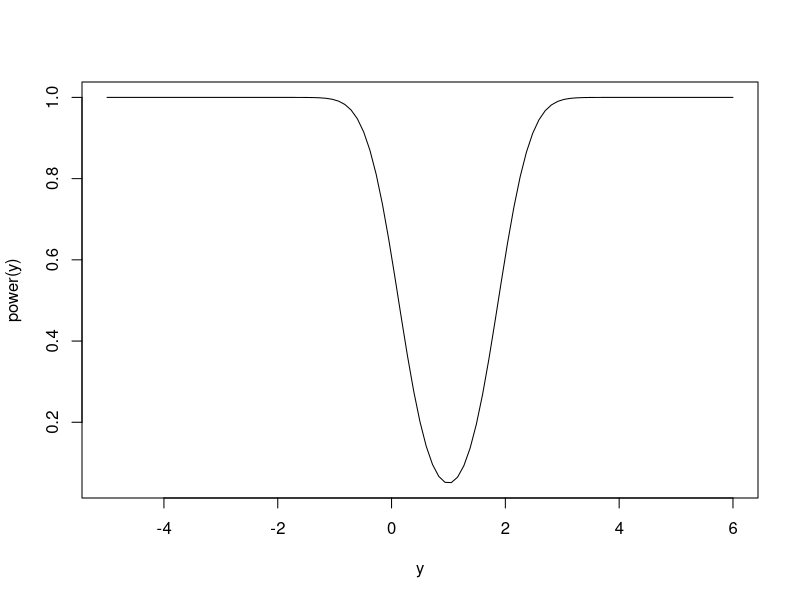
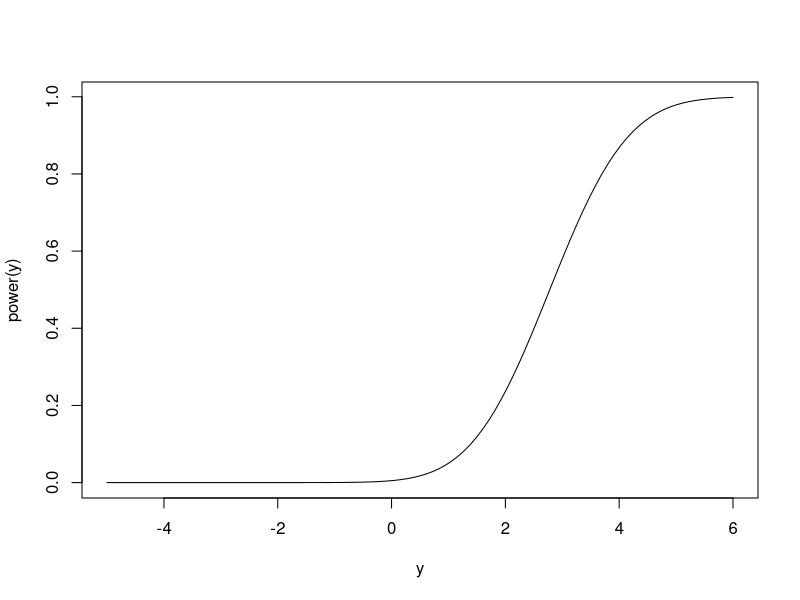
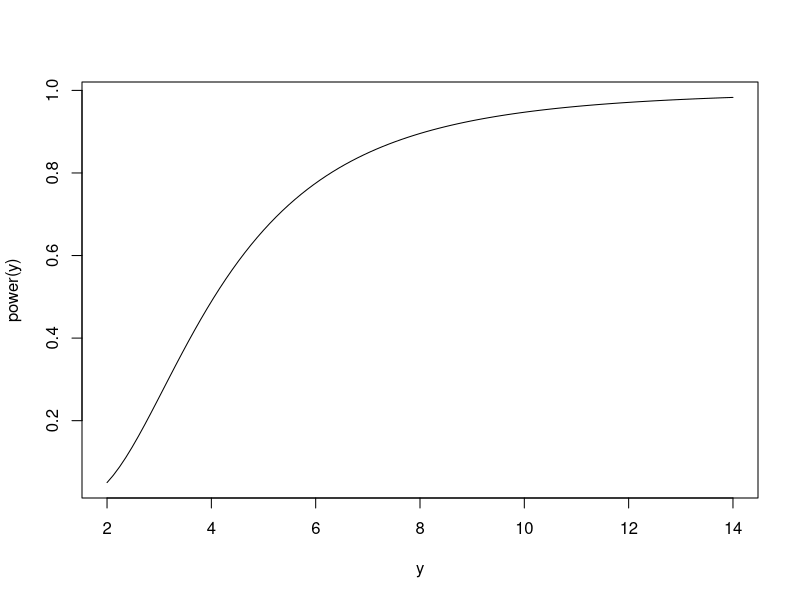
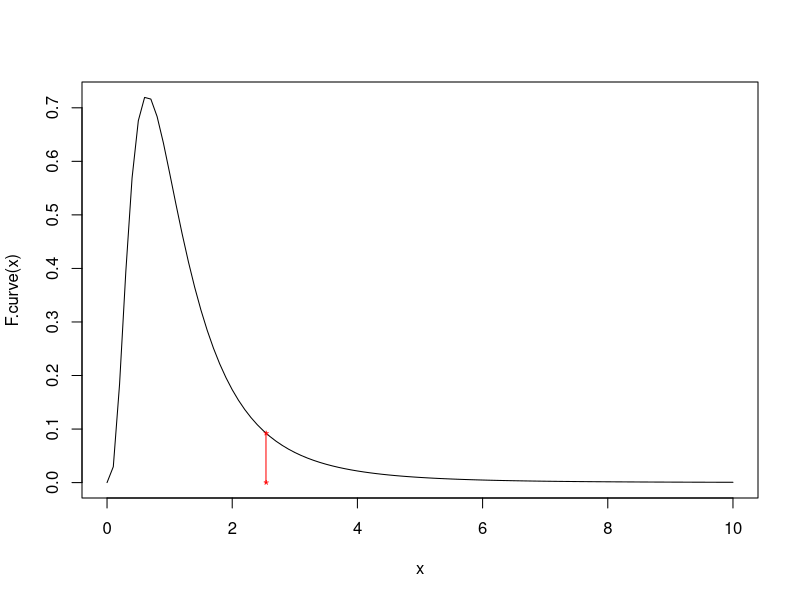
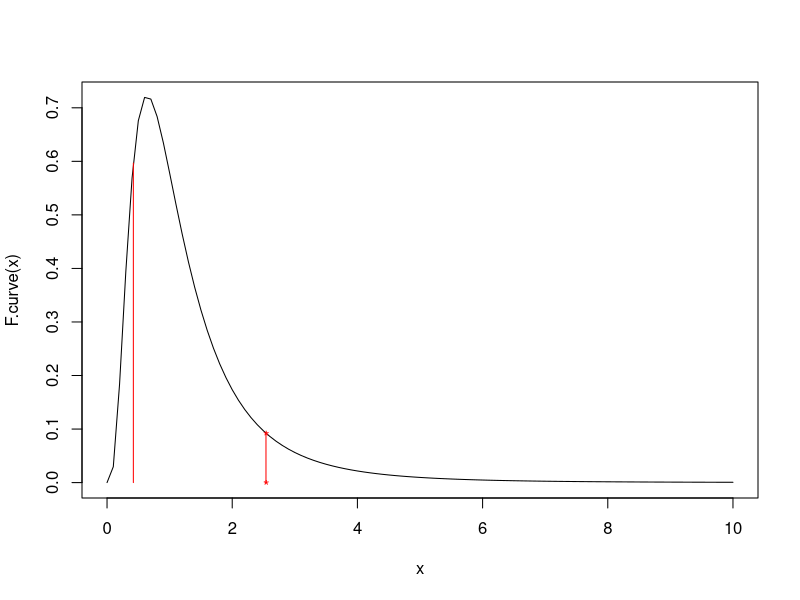
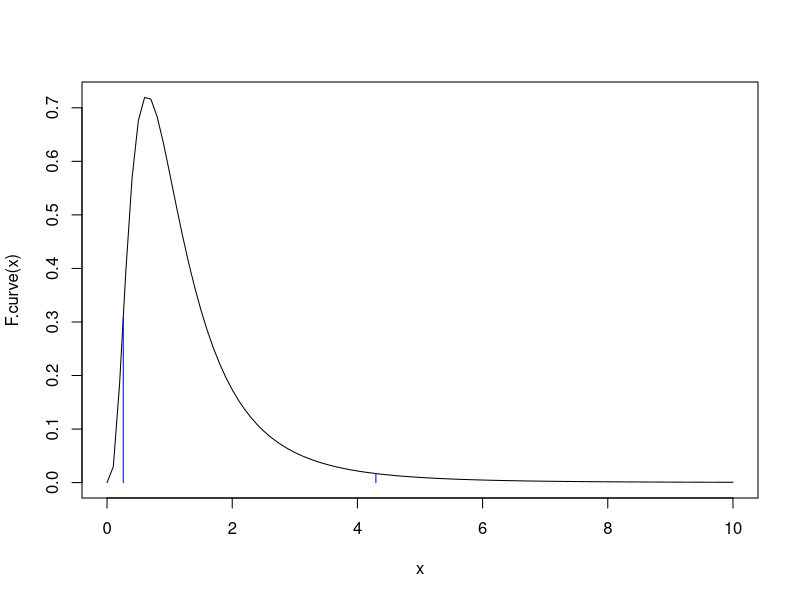
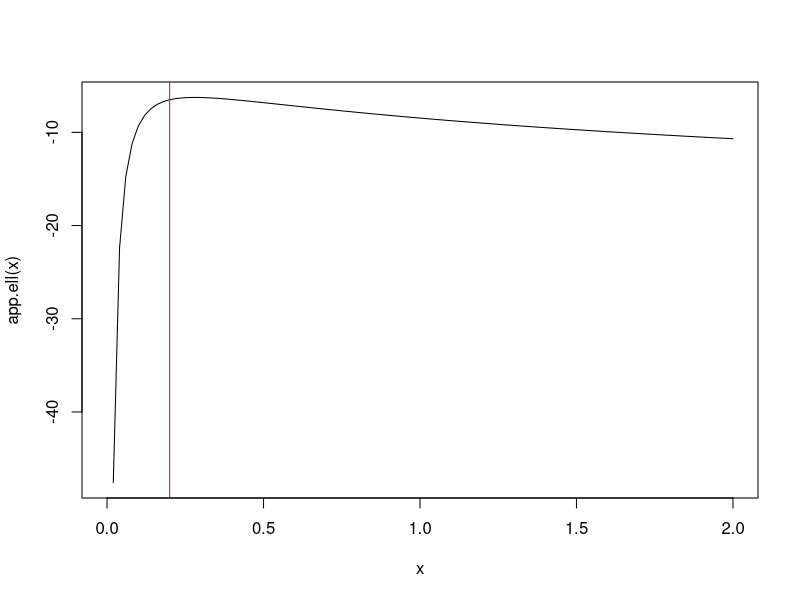

R code for these plots, in order:
## ---- chunk 1
alpha <- 0.05
mu0 <- 1
sigma2 <- 2
n <- 10
power <- function(y) pnorm(qnorm(alpha/2)+(1-y)/sqrt(sigma2/n))+1-pnorm(qnorm(1-alpha/2)+(1-y)/sqrt(sigma2/n))
curve(power, from = -5, to = 6, xlab = 'y', ylab = 'power(y)')  
## ---- chunk 2
alpha <- 0.05
mu0 <- 1
sigma2 <- 2
n <- 10
power <- function(y)  1-pt(qt(1-alpha, n-1), df = n-1, ncp = y - mu0)
curve(power, from = -5, to = 6, xlab = 'y', ylab = 'power(y)')  
## ---- chunk 3
alpha <- 0.05
mu0 <- 1
sigma2 <- 2
n <- 10
power <- function(y)  1-pchisq((2/y)*qchisq(1-alpha, n-1),n-1)
curve(power, from = 2, to = 14, xlab = 'y', ylab = 'power(y)')  
## ---- chunk 4
set.seed(12345)
X <- rnorm(13, 5, 2)
Y <- rnorm(19, 4, 1)
# testing a point null with Delta = 1, alpha = 0.05
t.test(X,Y,alternative = 'two.sided',mu=1,var.equal=FALSE,conf.level = 0.95)
t.test(X,Y,alternative = 'two.sided',mu=1,var.equal=TRUE,conf.level = 0.95)
## ---- chunk 5
(1-pt(0.2346661,17.877))
## ---- chunk 6
x <- c(25.20, 23.53, 18.02, 18.96, 15.70, 10.35, 24.07, 17.10, 21.51,  7.48, 12.76)
y <- c(19.16, 20.05, 16.99, 19.83, 21.07, 21.47, 25.44, 11.96, 19.45)
F <- var(x)/var(y)
F
F.curve <- function(x) df(x, 10, 8)
curve(F.curve, 0, 10)
points(F, F.curve(F), pch = '*', col = 'red')
points(F, 0, pch = '*', col = 'red')
lines(c(F,F), c(0,F.curve(F)), col = 'red')
1-pf(F, 10, 8)
2*(1-pf(F, 10, 8))
qf(0.09989054, 10,8)
curve(F.curve, 0, 10)
points(F, F.curve(F), pch = '*', col = 'red')
points(F, 0, pch = '*', col = 'red')
lines(c(F,F), c(0,F.curve(F)), col = 'red')
lines(c(qf(0.09989054, 10,8),qf(0.09989054, 10,8)), c(0,F.curve(qf(0.09989054, 10,8))), col = 'red')

curve(F.curve, 0, 10)
lines(c(qf(0.025, 10,8),qf(0.025, 10,8)), c(0,F.curve(qf(0.025, 10,8))), col = 'blue')
lines(c(qf(0.975, 10,8),qf(0.975, 10,8)), c(0,F.curve(qf(0.975, 10,8))), col = 'blue')
## ---- chunk 7
x = c(12.57,  1.83,  2.10,  3.00,  0.65,  2.74, 14.21,  1.72,  3.13,  1.63,  2.42,  9.33)
xbar <- mean(x)
xbar
c(xbar - 1.96*5/sqrt(12), xbar + 1.96*5/sqrt(12))
5
c(qgamma(0.025, shape = 12, scale = 5), qgamma(0.975, shape = 12, scale = 5))
xbar * 12
c(qgamma(0.025, shape = 12, scale = 5), qgamma(0.975, shape = 12, scale = 5))/12
xbar
## ---- chunk 8
reps <- 10000
errors <- matrix(0, reps, 2)
for(r in 1:reps){
  x <- rexp(12,rate = 1/5)
  xbar <- mean(x)
  rr.wald <- c(xbar - 1.96*5/sqrt(12), xbar + 1.96*5/sqrt(12))
  rr.exact <- c(qgamma(0.025, shape = 12, scale = 5), qgamma(0.975, shape = 12, scale = 5))/12
  errors[r, ] <- c(ifelse(5>rr.wald[1] & 5<rr.wald[2],0,1), ifelse(xbar>rr.exact[1] & xbar<rr.exact[2],0,1))
}
colMeans(errors)
## ---- chunk 9
x <- rnorm(22, 8, 6)
x
xbar <- mean(x)
xbar
mu0 <- 7
mle <- (1/22)*sum((x-xbar)^2)
mle
mle0 <- (1/22)*sum((x - mu0)^2)
mle0
loglhood <- function(mu, sigma2)  sum(dnorm(x,mu,sqrt(sigma2),log = TRUE))
Lambda <- (-2)*(loglhood(mu0,mle0) - loglhood(xbar,mle)) 
Lambda
qchisq(0.95, 1)
## ---- chunk 10
x <- c(8.0,8.1,8.9,9.1,9.2,9.3,9.4,9.4)
ell <- function(sig2) sum(dnorm(x,mean(x),sqrt(sig2),log = TRUE))
app.ell <- function(sig2) apply(matrix(sig2,length(sig2),1),1,ell)
curve(app.ell,0,2)  
abline(v = 0.2, col = 'red')
test.stat <- -2*(ell(0.2)-ell(0.28))
test.stat
qchisq(0.95,1)
## ---- chunk 11
test.stat <- -2*(dmultinom(c(90,12,78,13,1,6,19,13,50),prob = c(180*122, 180*26, 180*134, 20*122, 20*26, 20*134, 82*122, 82*26, 82*134)/(282*282), log = TRUE)-dmultinom(c(90,12,78,13,1,6,19,13,50),prob = c(90,12,78,13,1,6,19,13,50)/282, log = TRUE))
test.stat
qchisq(0.95,4)
## ---- chunk 12
x <- c(3,6,14,11,6,4,4,3,8,11,3)
n <- 11
bins <- c(3,4,3,1)
eis <- n*c(sum(dpois(0:3, mean(x))),sum(dpois(4:7, mean(x))),sum(dpois(8:11, mean(x))),   1-ppois(11,mean(x)))
sum(((bins - eis)^2)/eis)
qchisq(0.95,4-1-1)
1-pchisq(sum(((bins - eis)^2)/eis),4-1-1)
